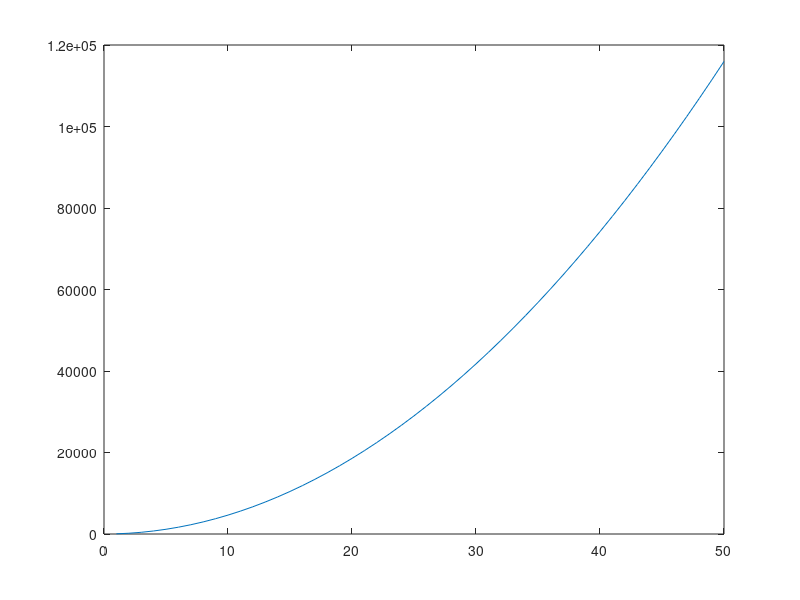

Write MATLAB code to recreate this figure.
clear all; close all;
True_range = 1000; % True range to target in units of meters
PRF=10  % Pulses per second
P_avg=0.1 % Average laser power in units of watts
E_t = P_avg/PRF; % Energy per pulse in units of Joules
Pulse_width = 10e-9; % Pulse width in units of seconds
P_t = E_t/Pulse_width; % Instantaneous energy in units of Watts
theta_t=.01; % Transmit beam divergence in radians
tau_atm=1; % Atmospheric Transmission
tau_opt=1; % Receiver Optics Transmission

I_target = 4*tau_atm*P_t/(pi*(True_range^2)*(theta_t^2)) % Target intensity in units of watts per meter square

rho_t=.1  % Target reflectivity
reciever_focal=.1 % Focal length of the LADAR receiver in meters
delta=1e-4 % Physical size of the detector in the LADAR receiver in meters
dA=(True_range*delta/reciever_focal)^2 % Area of the target limited by the IFOV of the receiver in square meters
P_ref = I_target*dA*rho_t; % Reflected power from the target in units of Watts
theta_r=pi; % Reflection angle for Lambertian targets
I_receiver=tau_atm*P_ref/(theta_r*(True_range)^2);  % Intensity of the signal at the receiver aperture

quantum_eff=.3; % Quantum Efficiency of the detector
ap_diameter=.01; % Aperture diameter in units of meters
h = 6.626e-34; % plank's constant
v = 3e8/1.55e-6; % frequency of light that has a 1.55 micro-meter wavelength
N = tau_opt*(ap_diameter^2)*pi*I_receiver*Pulse_width*quantum_eff/(4*h*v);

G=1:50;
trials = 1;
data = zeros(1:trials);
for i=1:trials;
x=rand; % x is uniformly distributed between 0 and 1
M=1;   % Coherence Parameter
N_speckle=icdf('nbin',x,M,M./(M+N)); % Noisy signal due to speckle

S_irr= 1000; % Watts per square meter per micrometer
delta_lam=.001; % Bandwidth of receiver in units of micrometers
Pbk= S_irr.*delta_lam.*dA.*rho_t.*ap_diameter.^2./(4.*True_range.^2); % Background power collected by the receiver
i_dark=0.75e-9; % 1 nano-amp of dark current
electron=1.619*10^(-19);  % Elementary charge of electrons
N_dark=i_dark.*Pulse_width./electron;
N_b=Pbk.*quantum_eff.*tau_atm.*tau_opt.*Pulse_width./(h.*v)+N_dark; % Number of photoelectrons from the background
N_back=poissrnd(N_b);  % Background number of photons with random arrival times included

kb=1.3806504*10^(-23);  % Boltzman's constant
T=300; % Circuit temperature in degrees Kelvin
C=1e-12; % Capacitance of detector circuit
Q_n_sq=kb.*T.*C/electron.^2; % Variance of electron thermal noise
N_thermal=sqrt(Q_n_sq).*randn; %Gaussian thermal noise random generation

data =G.*N_speckle+G.*N_back+N_thermal; 
end
SNR(G)=G.*N./sqrt(Q_n_sq+G.*G.*N.*(1+N))+G.*G.*N_b;

plot(G,SNR);

